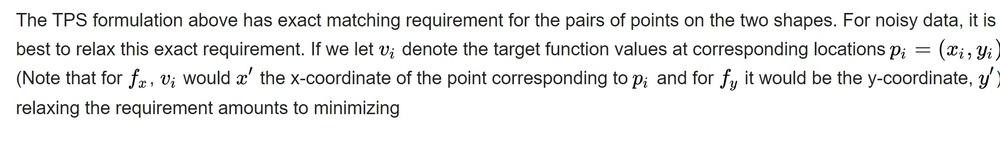
#> input picture rlsa_smearing/phase1.jpg, 1000 x 155 px, shrunk from 2010 x 311 before the run
$ python __init_.py
#> lines starting #> are read from the running program, lines starting #| are printed output that depends on the picture; after the words box and inside, x2 and y2 are one past the last pixel; in counts of white or black regions, pixels touching at a corner belong together
import rlsa
value = 10
import cv2
import numpy as np
def show_img(img):
    cv2.imwrite('sds.jpg', img)
    img = cv2.imread('sds.jpg')
    cv2.imshow('sds', img)

    cv2.waitKey(0)
    cv2.destroyAllWindows()
image = cv2.imread('phase1.jpg')
#> image is the input picture: shape (155, 1000, 3); mean B, G, R 236.3, 236.8, 236.6
gray = cv2.cvtColor(image, cv2.COLOR_BGR2GRAY)
(thresh, image_binary) = cv2.threshold(gray, 150, 255, cv2.THRESH_BINARY | cv2.THRESH_OTSU)
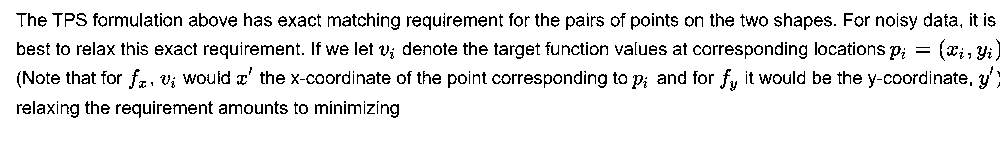
#> image_binary: shape (155, 1000); 91.4% white; black in thin lines or dots, all inside (x1, y1, x2, y2) = (16, 13, 1000, 118)
#> thresh = 163


def nothing(x):
    pass

# Create a black image, a window

cv2.namedWindow('image')

# create trackbars for color change
cv2.createTrackbar('SmearConstant','image',0,255,nothing)


kernel = np.ones((5,5), np.uint8)
image_rlsa_horizontal=image_binary[:]
while(1):
    cv2.imshow('image',image_rlsa_horizontal)
    k = cv2.waitKey(1) & 0xFF
#> (key Esc is pressed here)
    if k == 27:
        break


    iterate_smear = cv2.getTrackbarPos('SmearConstant','image')
    image_rlsa_horizontal = rlsa.rlsa(image_binary, True, False, iterate_smear)


cv2.destroyAllWindows()
